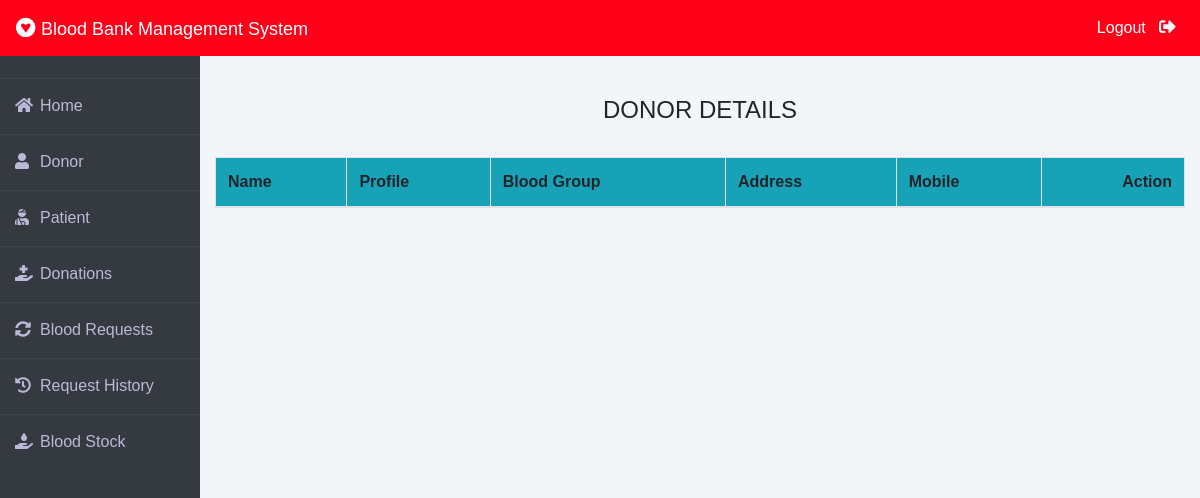
Before: /admin-donor (signed in) with the older database file.
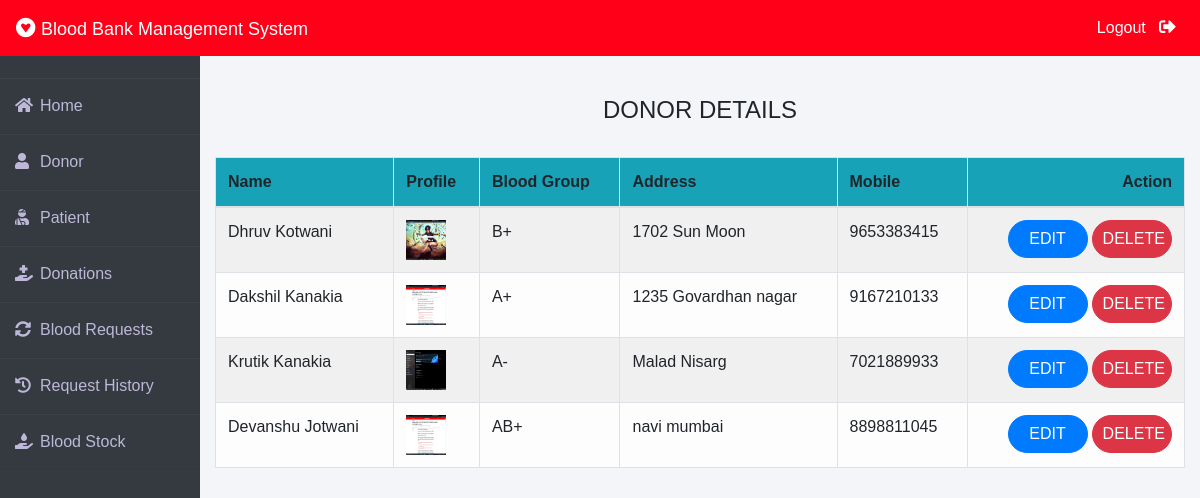
After: the same page with the newer database file.
### donor/models.py (models this page shows, shortened)
class Donor(models.Model):
    user=models.OneToOneField(User,on_delete=models.CASCADE)
    profile_pic= models.ImageField(upload_to='profile_pic/Donor/',null=True,blank=True)
    bloodgroup=models.CharField(max_length=10)
    address = models.CharField(max_length=40)
    mobile = models.CharField(max_length=20,null=False)
    @property
    def get_name(self):
        return self.user.first_name+" "+self.user.last_name

### blood/views.py (the view)
# urls.py: path('admin-donor', views.admin_donor_view,name='admin-donor'),
@login_required(login_url='adminlogin')
def admin_donor_view(request):
    donors=dmodels.Donor.objects.all()
    return render(request,'blood/admin_donor.html',{'donors':donors})

### templates/blood/admin_donor.html
{% extends 'blood/adminbase.html' %}
{% block content %}
{% load widget_tweaks %}
{%load static%}
<br><br>
<div class="container">
    <H4 class="text-center">DONOR DETAILS</H4><br>
    <table class="table table-light table-hover table-bordered table-striped">
        <thead class="bg-info">
            <tr>
                <th scope="col">Name</th>
                <th scope="col">Profile</th>
                <th scope="col">Blood Group</th>
                <th scope="col">Address</th>
                <th scope="col">Mobile</th>
                <th class="text-right">Action</th>
            </tr>
        </thead>
        <tbody>
            {% for t in donors %}
            <tr>
                <td> {{t.get_name}}</td>
                <td> <img src="{% static t.profile_pic.url %}" alt="Profile Pic" height="40px" width="40px" /></td>
                <td>{{t.bloodgroup}}</td>
                <td>{{t.address}}</td>
                <td>{{t.mobile}}</td>
                <td class="text-right">
                    <button class="btn btn-primary badge-pill" style="width: 80px;"><a  style="text-decoration: none;color: white;" href="{% url 'update-donor' t.id  %}">EDIT</a> </button>
                    <button class="btn btn-danger badge-pill" style="width: 80px;"><a  style="text-decoration: none;color: white;" href="{% url 'delete-donor' t.id  %}">DELETE</a> </button>
                </td>
            </tr>
            {% endfor %}
        </tbody>
    </table>
</div>
{% endblock content %}

### templates/blood/adminbase.html (shortened to what this page needs)
<!DOCTYPE html>
<html lang="en">
<head>
    <link rel="stylesheet" href="https://maxcdn.bootstrapcdn.com/bootstrap/4.0.0/css/bootstrap.min.css">
    <link rel="stylesheet" href="https://cdnjs.cloudflare.com/ajax/libs/font-awesome/5.14.0/css/all.css">
</head>
<body>
    <nav class="navbar navbar-expand-lg navbar-light fixed-top bg-danger">
        <a style="color:white;" class="navbar-brand" href="/"><i class="fab fa-gratipay"></i>&nbsp;<font face = "Comic sans MS" size ="4">Blood Bank Management System</font></a>
        <div class="navbar-collapse collapse w-100 order-3 dual-collapse2">
            <ul class="navbar-nav ml-auto">
                <li class="nav-item">
                    <a class="nav-link" style="color: white;" href="/logout">Logout &nbsp; <i class="fas fa-sign-out-alt"></i></a>
                </li>
            </ul>
        </div>
      </nav>
<br><br>
<div class="wrapper">
    <div class="sidebar">
        <ul>
            <li><a style="text-decoration:none;" href="/"><i class="fas fa-home"></i>Home</a></li>
            <li><a style="text-decoration:none;" href="/admin-donor"><i class="fas fa-user"></i>Donor</a></li>
            <li><a style="text-decoration:none;" href="/admin-patient"><i class="fas fa-user-injured"></i>Patient</a></li>
            <li><a style="text-decoration:none;" href="/admin-donation"><i class="fas fa-hand-holding-medical"></i>Donations</a></li>
            <li><a style="text-decoration:none;" href="/admin-request"><i class="fas fa-sync-alt"></i>Blood Requests</a></li>
            <li><a style="text-decoration:none;" href="/admin-request-history"><i class="fas fa-history"></i>Request History</a></li>
            <li><a style="text-decoration:none;" href="/admin-blood"><i class="fas fa-hand-holding-water"></i>Blood Stock</a></li>
        </ul>
    </div>
    <div class="main_content">
{% block content %}
{% endblock content %}
    </div>
</div>
</body>
</html>

### templates/blood/adminbase.html (style rules this page uses)
* { margin: 0; padding: 0; box-sizing: border-box; list-style: none; text-decoration: none; font-family: 'Josefin Sans', sans-serif; }
body { background-color: #f3f5f9; }
.bg-danger { background-color: #ff0018!important; }
.wrapper { display: flex; position: relative; }
.wrapper .sidebar { width: 200px; height: 100%; background: #343a40; padding: 30px 0px; position: fixed; }
.wrapper .sidebar ul li { padding: 15px; border-bottom: 1px solid #bdb8d7; border-bottom: 1px solid rgba(0,0,0,0.05); border-top: 1px solid rgba(255,255,255,0.05); }
.wrapper .sidebar ul li a { color: #bdb8d7; display: block; }
.wrapper .sidebar ul li a .fas { width: 25px; }
.wrapper .main_content { width: 100%; margin-left: 200px; }
.fa-sign-out-alt { color: white; font-size: 2ex; }

Changed rows visible on the page:
added Donor: get_name "Dhruv Kotwani", profile_pic (picture), bloodgroup "B+", address "1702 Sun Moon", mobile "9653383415"
added Donor: get_name "Dakshil Kanakia", profile_pic (picture), bloodgroup "A+", address "1235 Govardhan nagar", mobile "9167210133"
added Donor: get_name "Krutik Kanakia", profile_pic (picture), bloodgroup "A-", address "Malad Nisarg", mobile "7021889933"
added Donor: get_name "Devanshu Jotwani", profile_pic (picture), bloodgroup "AB+", address "navi mumbai", mobile "8898811045"
